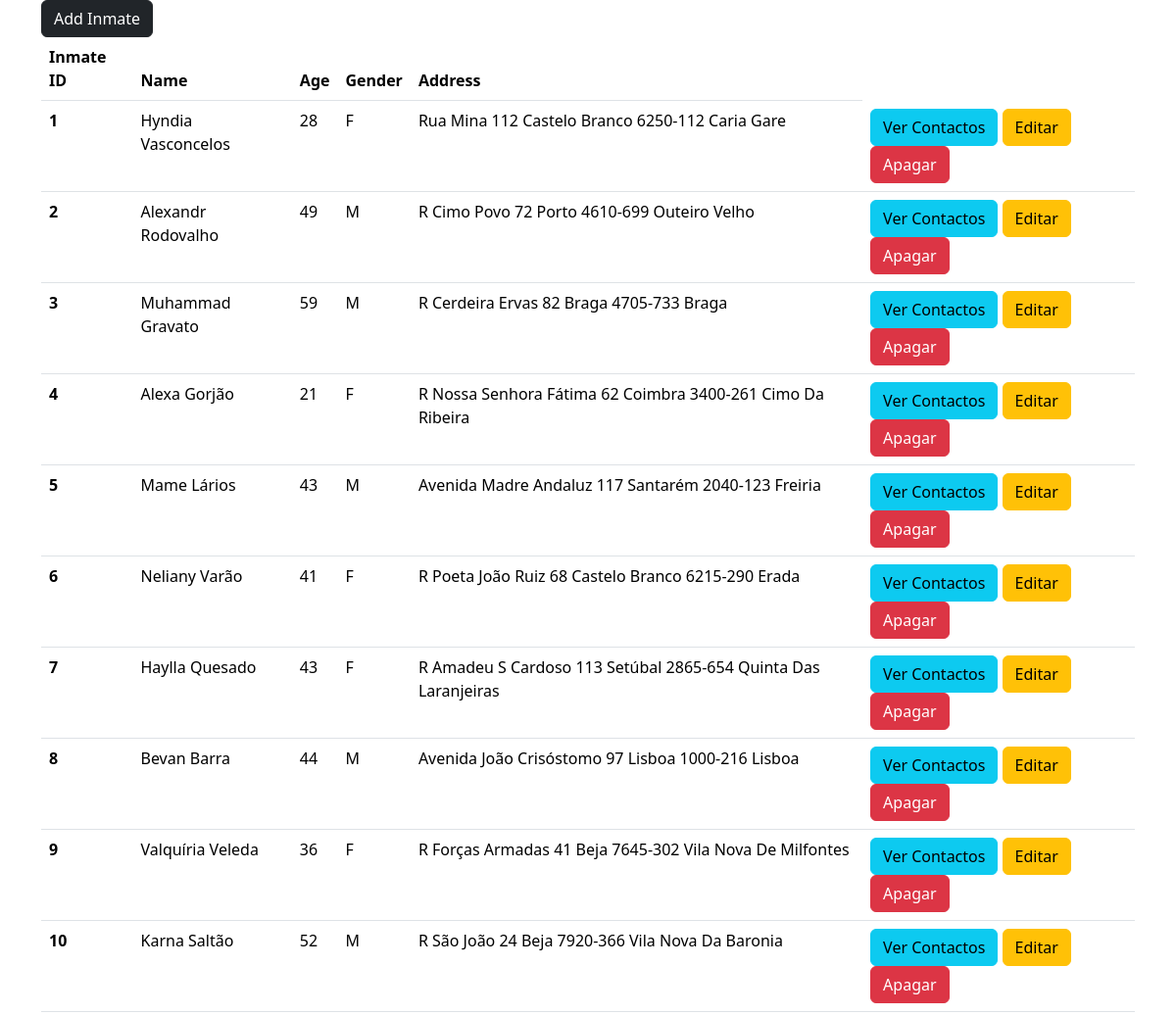
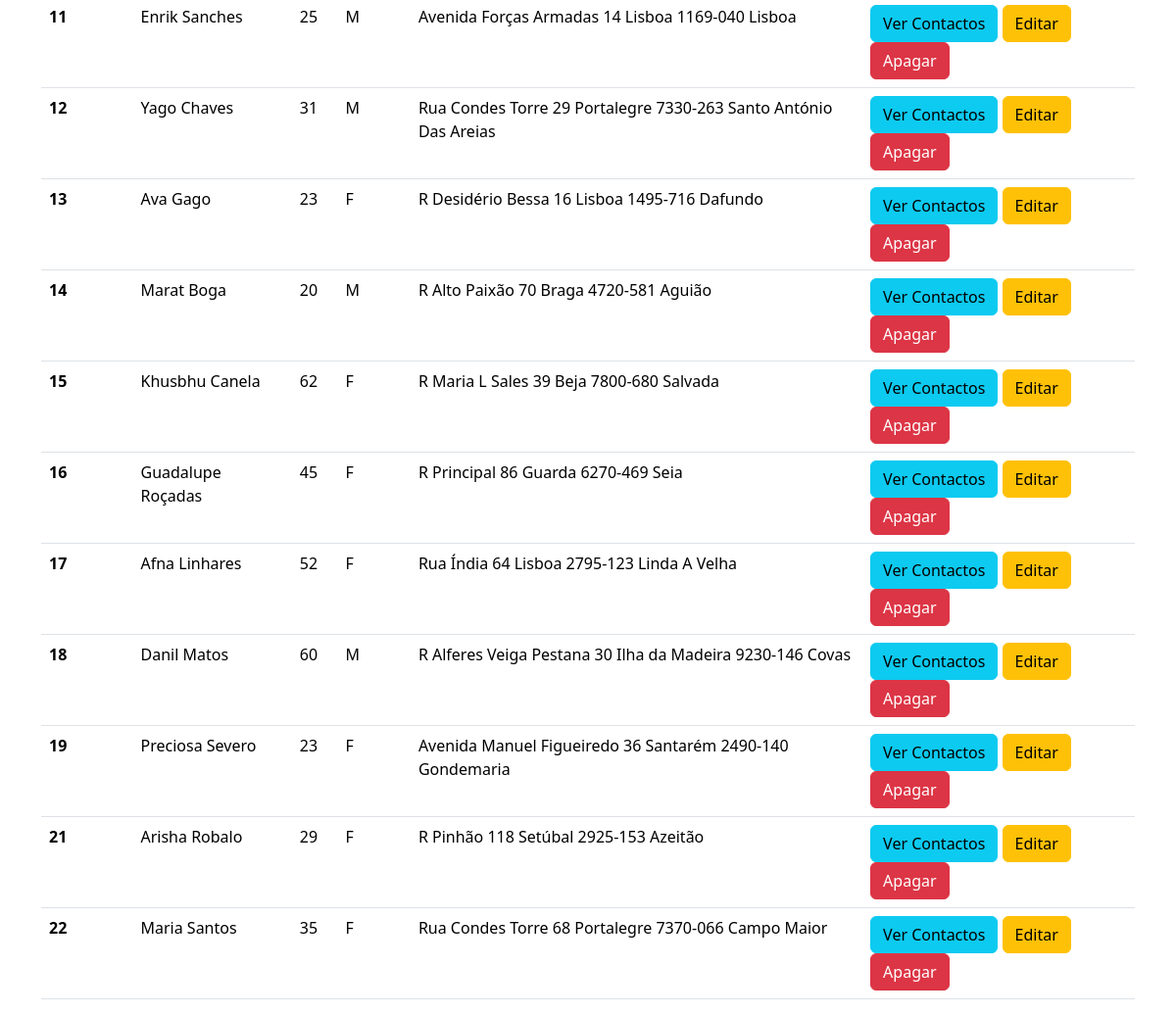
Page /Demo/index.php on the committed database (2 pictures, top to bottom).
### tables this page shows
CREATE TABLE `inmate` (
  `inmate_id` int(11) NOT NULL COMMENT 'Primary Key',
  `name` varchar(255) DEFAULT NULL,
  `age` int(11) NOT NULL,
  `gender` char(1) DEFAULT NULL,
  `address` varchar(255) DEFAULT NULL
);

### Demo/index.php (the view, shortened to what this page needs)
<!DOCTYPE html>
<html lang="en">
<head>
    <link rel="stylesheet" href="https://cdn.jsdelivr.net/npm/bootstrap@5.3.2/dist/css/bootstrap.min.css"
>
</head>
<body>
    <div class="container">
        <a href="create.php" class="btn btn-dark">Add Inmate</a>
        <table class="table">
            <thead>
                <tr>
                    <th scope="col">Inmate ID</th>
                    <th scope="col">Name</th>
                    <th scope="col">Age</th>
                    <th scope="col">Gender</th>
                    <th scope="col">Address</th>
                </tr>
            </thead>
            <tbody>
                <?php
                include ("mysql-connector.php");
                $selectQ = "SELECT * FROM inmate";
                $result = mysqli_query($connection, $selectQ);
                while ($rows = mysqli_fetch_array($result)) {
                    ?>
                    <tr>
                        <th scope="row">
                            <?php echo $rows["inmate_id"] ?>
                        </th>
                        <td>
                            <?php echo $rows["name"] ?>
                        </td>
                        <td>
                            <?php echo $rows["age"] ?>
                        </td>
                        <td>
                            <?php echo $rows["gender"] ?>
                        </td>
                        <td>
                            <?php echo $rows["address"] ?>
                        </td>
                        <td>
                            <a href="contacts.php?id=<?php echo $rows['inmate_id']; ?>" class="btn btn-info">Ver
                                Contactos</a>
                            <a href="edit.php?id=<?php echo $rows['inmate_id']; ?>" class="btn btn-warning">Editar</a>
                            <a href="process.php?id=<?php echo $rows['inmate_id']; ?>&type=inmate"
                                class="btn btn-danger">Apagar</a>
                        </td>
                    </tr>
                    <?php
                }
                ?>
            </tbody>
        </table>
    </div>
</body>
</html>

### rows in the picture
inmate: inmate_id "1", name "Hyndia Vasconcelos", age "28", gender "F", address "Rua Mina 112 Castelo Branco 6250-112 Caria Gare"
inmate: inmate_id "2", name "Alexandr Rodovalho", age "49", gender "M", address "R Cimo Povo 72 Porto 4610-699 Outeiro Velho"
inmate: inmate_id "3", name "Muhammad Gravato", age "59", gender "M", address "R Cerdeira Ervas 82 Braga 4705-733 Braga"
inmate: inmate_id "4", name "Alexa Gorjão", age "21", gender "F", address "R Nossa Senhora Fátima 62 Coimbra 3400-261 Cimo Da Ribeira"
inmate: inmate_id "5", name "Mame Lários", age "43", gender "M", address "Avenida Madre Andaluz 117 Santarém 2040-123 Freiria"
inmate: inmate_id "6", name "Neliany Varão", age "41", gender "F", address "R Poeta João Ruiz 68 Castelo Branco 6215-290 Erada"
inmate: inmate_id "7", name "Haylla Quesado", age "43", gender "F", address "R Amadeu S Cardoso 113 Setúbal 2865-654 Quinta Das Laranjeiras"
inmate: inmate_id "8", name "Bevan Barra", age "44", gender "M", address "Avenida João Crisóstomo 97 Lisboa 1000-216 Lisboa"
inmate: inmate_id "9", name "Valquíria Veleda", age "36", gender "F", address "R Forças Armadas 41 Beja 7645-302 Vila Nova De Milfontes"
inmate: inmate_id "10", name "Karna Saltão", age "52", gender "M", address "R São João 24 Beja 7920-366 Vila Nova Da Baronia"
inmate: inmate_id "11", name "Enrik Sanches", age "25", gender "M", address "Avenida Forças Armadas 14 Lisboa 1169-040 Lisboa"
inmate: inmate_id "12", name "Yago Chaves", age "31", gender "M", address "Rua Condes Torre 29 Portalegre 7330-263 Santo António Das Areias"
inmate: inmate_id "13", name "Ava Gago", age "23", gender "F", address "R Desidério Bessa 16 Lisboa 1495-716 Dafundo"
inmate: inmate_id "14", name "Marat Boga", age "20", gender "M", address "R Alto Paixão 70 Braga 4720-581 Aguião"
inmate: inmate_id "15", name "Khusbhu Canela", age "62", gender "F", address "R Maria L Sales 39 Beja 7800-680 Salvada"
inmate: inmate_id "16", name "Guadalupe Roçadas", age "45", gender "F", address "R Principal 86 Guarda 6270-469 Seia"
inmate: inmate_id "17", name "Afna Linhares", age "52", gender "F", address "Rua Índia 64 Lisboa 2795-123 Linda A Velha"
inmate: inmate_id "18", name "Danil Matos", age "60", gender "M", address "R Alferes Veiga Pestana 30 Ilha da Madeira 9230-146 Covas"
inmate: inmate_id "19", name "Preciosa Severo", age "23", gender "F", address "Avenida Manuel Figueiredo 36 Santarém 2490-140 Gondemaria"
inmate: inmate_id "21", name "Arisha Robalo", age "29", gender "F", address "R Pinhão 118 Setúbal 2925-153 Azeitão"
inmate: inmate_id "22", name "Maria Santos", age "35", gender "F", address "Rua Condes Torre 68 Portalegre 7370-066 Campo Maior"
